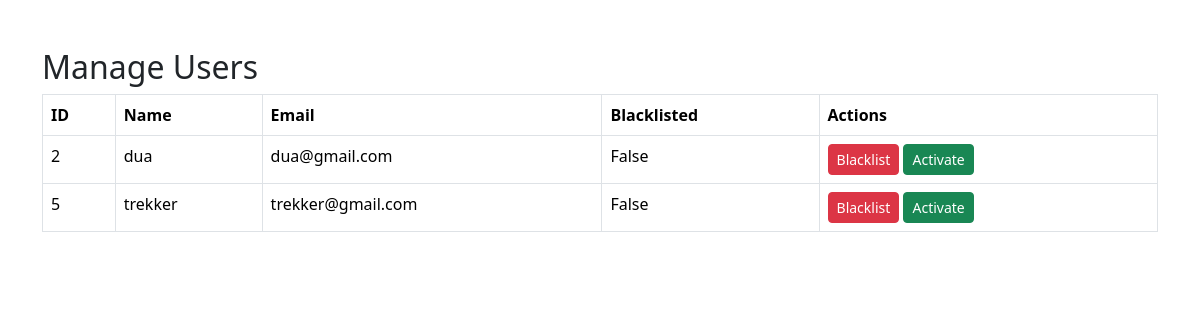
Before: /admin/users (signed in) with the older database file.
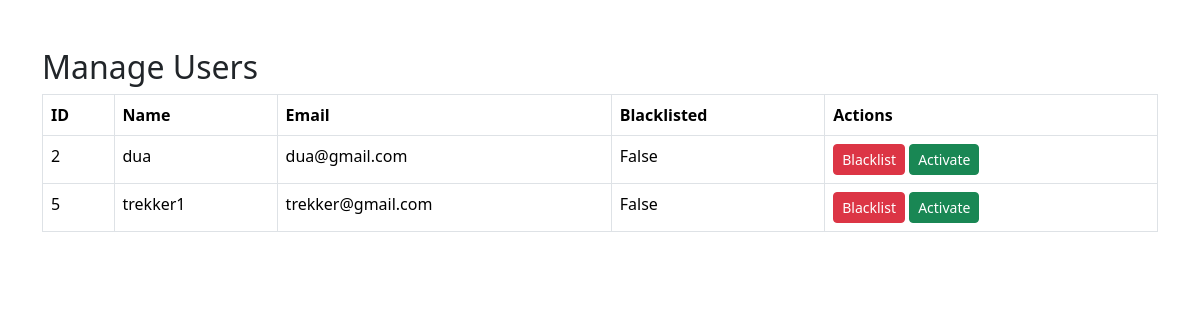
After: the same page with the newer database file.
### application/models.py (models this page shows, shortened)
class User(UserMixin, db.Model):
    __tablename__ = "user"
    user_id = db.Column(db.Integer, primary_key=True, autoincrement=True)
    name = db.Column(db.String(100), nullable=False)
    email = db.Column(db.String(120), unique=True, nullable=False)
    password = db.Column(db.String(200), nullable=False)
    role = db.Column(db.String(20), nullable=False)
    is_approved = db.Column(db.Boolean, default=False)
    is_blacklisted = db.Column(db.Boolean, default=False)
    is_active = db.Column(db.Boolean, default=True)
    bookings = db.relationship("Booking", back_populates="user", cascade="all, delete-orphan")
    staff_profile = db.relationship("StaffProfile", backref="user", uselist=False)

### application/controllers.py (the view)
@app.route("/admin/users")
@login_required
def view_users():
    if current_user.role != "Admin":
        return "Access Denied."
    users = User.query.filter_by(role="User").all()
    return render_template(
        "admin/view_users.html",
        users=users
    )

### main.py (called while the page is built)
@login_manager.user_loader
def load_user(user_id):
    return User.query.get(int(user_id))

### templates/admin/view_users.html (shortened to what this page needs)
<!DOCTYPE html>
<html>
<head>
<link href="https://cdn.jsdelivr.net/npm/bootstrap@5.3.7/dist/css/bootstrap.min.css" rel="stylesheet">
</head>
<body>
<div class="container mt-5">
<h2>Manage Users</h2>
<table class="table table-bordered">
<tr>
<th>ID</th>
<th>Name</th>
<th>Email</th>
<th>Blacklisted</th>
<th>Actions</th>
</tr>
{% for user in users %}
<tr>
<td>{{ user.user_id }}</td>
<td>{{ user.name }}</td>
<td>{{ user.email }}</td>
<td>{{ user.is_blacklisted }}</td>
<td>
<a
href="{{ url_for('blacklist_user', user_id=user.user_id) }}"
class="btn btn-danger btn-sm">
Blacklist
</a>
<a
href="{{ url_for('activate_user', user_id=user.user_id) }}"
class="btn btn-success btn-sm">
Activate
</a>
</td>
</tr>
{% endfor %}
</table>
</div>
</body>
</html>

Changed rows visible on the page:
changed User "trekker@gmail.com": name "trekker" → "trekker1"
